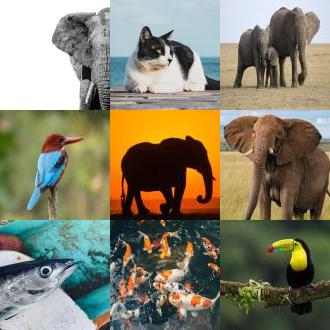
#> input picture captcha_images/captcha_image13.jpeg, 330 x 330 px, found by its file name
$ python 9.py
#> lines starting #> are read from the running program, lines starting #| are printed output that depends on the picture


import json
import requests
from PIL import Image

from pathlib import Path

images_path = Path.cwd() / 'captcha_images'


import requests
from PIL import Image

from pathlib import Path
captcha_img_number = 'captcha_image13'
# captcha_img_number = 'f78a022e8ef54f1cb203ccf001990f84'
images_path = Path.cwd() / 'captcha_images'
a = []
print(images_path)
def crop_image():

    full_img = Image.open(f'captcha_images/{captcha_img_number}.jpeg')
#> full_img is the input picture: PIL image 330x330 RGB; mean R, G, B 132.6, 128.3, 108.5
    # full_img = Image.open(f'captcha_images/captcha_image{captcha_img_number}.jpeg')
    width,height = full_img.size
#> width = 330; height = 330
    print(width,":",height)
#| 330 : 330

    onethird_height = inner_h= height/3
#> onethird_height = 110; inner_h = 110
    onethird_width =inner_w = width/3
#> onethird_width = 110; inner_w = 110

    three_plates_images_path = []
    uper_height = 0
    uper_width = 0
    for i in range(3):
        i_cropped_img = full_img.crop((0,uper_height,width,inner_h))
        uper_height += onethird_height
        inner_h += onethird_height
        i += 1
        image_path = str(images_path) + '/three_plates/captcha_images' +str(i)+'.png'
        three_plates_images_path.append(image_path)
        # i_cropped_img.show()
        i_cropped_img.save(str(images_path) + '/three_plates/captcha_images' +str(i)+'.png')
#> this loop made 3 passes
#> pass 1, in crop_image, `i_cropped_img = full_img.crop((0,uper_height,width,inner_h))`:
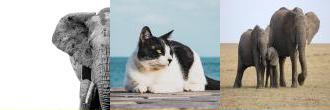
#> i_cropped_img: PIL image 330x110 RGB; mean R, G, B 175.1, 175.2, 171.9
#> pass 2, in crop_image, `i_cropped_img = full_img.crop((0,uper_height,width,inner_h))`:
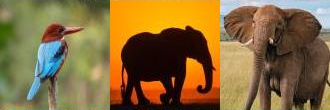
#> i_cropped_img: PIL image 330x110 RGB; mean R, G, B 133, 106.3, 60.4
#> pass 3, in crop_image, `i_cropped_img = full_img.crop((0,uper_height,width,inner_h))`:
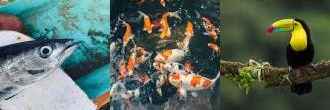
#> i_cropped_img: PIL image 330x110 RGB; mean R, G, B 89.7, 103.4, 93.2
#> after the loop, inner_h = 440; three_plates_images_path = 3 items; uper_height = 330


    captcha_images_count = 0
    for image in three_plates_images_path :
        image = Image.open(image)
        width,height = image.size
#> height = 110
        onethird_height = inner_h= height/3
#> onethird_height = 36.67; inner_h = 36.67
        onethird_width =right_w = width/3
#> right_w = 110
        three_plates_images_path = []
        uper_height = 0
        left_w = 0

        for i in range(3):
            image_cuted = image.crop((left_w,0,right_w,height))
            # image_cuted.show()
            right_w += onethird_width
            left_w += onethird_width
            captcha_images_count += 1

            img__path = str(images_path) + f'/cutted_images/{captcha_img_number}_' +str(captcha_images_count)+'.png'
            a.append(img__path)
            image_cuted.save(img__path)
#> this loop made 3 passes
#> pass 1, in crop_image, `image_cuted = image.crop((left_w,0,right_w,height))`:
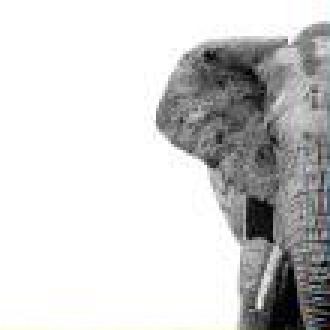
#> image_cuted: PIL image 110x110 RGB (shown 3 times larger); mean R, G, B 208, 208, 207.9
#> pass 2, in crop_image, `image_cuted = image.crop((left_w,0,right_w,height))`:
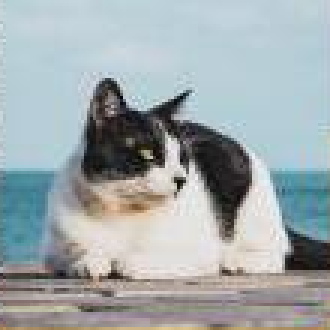
#> image_cuted: PIL image 110x110 RGB (shown 3 times larger); mean R, G, B 160.1, 169.6, 172.1
#> pass 3, in crop_image, `image_cuted = image.crop((left_w,0,right_w,height))`:
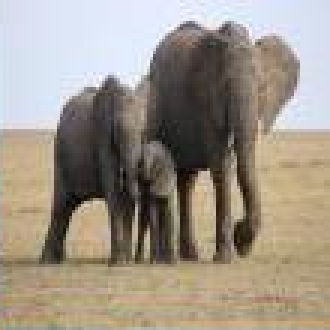
#> image_cuted: PIL image 110x110 RGB (shown 3 times larger); mean R, G, B 157.2, 148, 135.7
#> after the loop, a = 3 items; captcha_images_count = 3; left_w = 330; right_w = 440
            # image_cuted.show()
crop_image()

images_path = Path.cwd() / 'captcha_images'
CAPTCHA_URL = 'http://3.110.38.186:8082/captcha_resolver/'
captcha_images_count = 1
for i in range(1,10):
#> (the run stopped early here; a loop or call above may not have finished)
